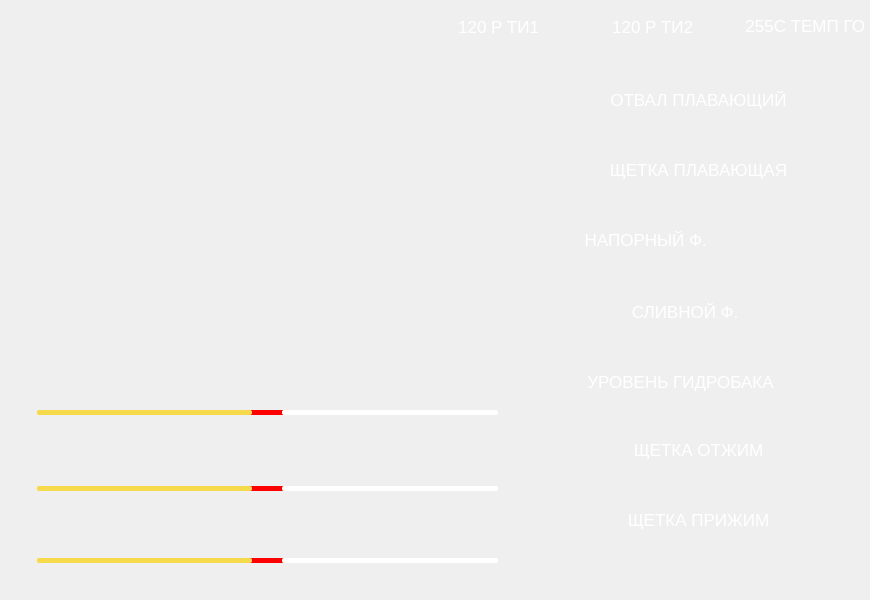
<?xml version="1.0" encoding="UTF-8"?>
<ui version="4.0">
 <class>ServiceDevicesHydraulicsLeftForm</class>
 <widget class="QWidget" name="ServiceDevicesHydraulicsLeftForm">
  <property name="geometry">
   <rect>
    <x>0</x>
    <y>0</y>
    <width>870</width>
    <height>600</height>
   </rect>
  </property>
  <property name="windowTitle">
   <string>Form</string>
  </property>
  <widget class="QFrame" name="frame_background">
   <property name="geometry">
    <rect>
     <x>0</x>
     <y>0</y>
     <width>870</width>
     <height>600</height>
    </rect>
   </property>
   <property name="styleSheet">
    <string notr="true">QFrame#frame_background
{
	background-image: url(:/Images/Images/service/devices/hydraulics/backgrounds/service_valve_sub-background_hydraulics.png);
}</string>
   </property>
   <property name="frameShape">
    <enum>QFrame::NoFrame</enum>
   </property>
   <property name="frameShadow">
    <enum>QFrame::Plain</enum>
   </property>
   <widget class="QLabel" name="label_drainFilter1">
    <property name="geometry">
     <rect>
      <x>774</x>
      <y>294</y>
      <width>33</width>
      <height>33</height>
     </rect>
    </property>
    <property name="styleSheet">
     <string notr="true">border-style:none;
outline: none;
background-image: url(:/Images/Images/service/buttons/service_indication_off.png);</string>
    </property>
    <property name="text">
     <string/>
    </property>
   </widget>
   <widget class="QLabel" name="label_drainFilter">
    <property name="geometry">
     <rect>
      <x>580</x>
      <y>284</y>
      <width>241</width>
      <height>55</height>
     </rect>
    </property>
    <property name="font">
     <font>
      <pointsize>13</pointsize>
     </font>
    </property>
    <property name="styleSheet">
     <string notr="true">	border-style:none;
	outline: none;
	background-image: url(:/Images/Images/service/buttons/service_button_off.png);
	color: white;</string>
    </property>
    <property name="text">
     <string>           СЛИВНОЙ Ф.</string>
    </property>
   </widget>
   <widget class="QLabel" name="label_powerFilter3">
    <property name="geometry">
     <rect>
      <x>780</x>
      <y>222</y>
      <width>33</width>
      <height>33</height>
     </rect>
    </property>
    <property name="styleSheet">
     <string notr="true">border-style:none;
outline: none;
background-image: url(:/Images/Images/service/buttons/service_indication_off.png);</string>
    </property>
    <property name="text">
     <string/>
    </property>
   </widget>
   <widget class="QLabel" name="label_powerFilter">
    <property name="geometry">
     <rect>
      <x>580</x>
      <y>212</y>
      <width>241</width>
      <height>55</height>
     </rect>
    </property>
    <property name="font">
     <font>
      <pointsize>13</pointsize>
     </font>
    </property>
    <property name="styleSheet">
     <string notr="true">	border-style:none;
	outline: none;
	background-image: url(:/Images/Images/service/buttons/service_button_off.png);
	color: white;</string>
    </property>
    <property name="text">
     <string> НАПОРНЫЙ Ф.</string>
    </property>
   </widget>
   <widget class="QLabel" name="label_hydraulicTemperature">
    <property name="geometry">
     <rect>
      <x>714</x>
      <y>12</y>
      <width>151</width>
      <height>27</height>
     </rect>
    </property>
    <property name="font">
     <font>
      <pointsize>13</pointsize>
     </font>
    </property>
    <property name="styleSheet">
     <string notr="true">	border-style:none;
	outline: none;
	color: white;</string>
    </property>
    <property name="text">
     <string>255С ТЕМП ГО</string>
    </property>
    <property name="alignment">
     <set>Qt::AlignRight|Qt::AlignTrailing|Qt::AlignVCenter</set>
    </property>
   </widget>
   <widget class="QPushButton" name="pushButton_dumpDown">
    <property name="geometry">
     <rect>
      <x>36</x>
      <y>70</y>
      <width>55</width>
      <height>55</height>
     </rect>
    </property>
    <property name="styleSheet">
     <string notr="true">QPushButton
{
	border-style:none;
	outline: none;
}

QPushButton::pressed
{
	border-style:none;
	outline: none;
	background-image: url(:/Images/Images/service/buttons/service_button_arrow_down_on.png);
}</string>
    </property>
    <property name="text">
     <string/>
    </property>
    <property name="checkable">
     <bool>false</bool>
    </property>
    <property name="checked">
     <bool>false</bool>
    </property>
   </widget>
   <widget class="QPushButton" name="pushButton_dumpUp">
    <property name="geometry">
     <rect>
      <x>456</x>
      <y>72</y>
      <width>55</width>
      <height>55</height>
     </rect>
    </property>
    <property name="styleSheet">
     <string notr="true">QPushButton
{
	border-style:none;
	outline: none;
}

QPushButton::pressed
{
	border-style:none;
	outline: none;
	background-image: url(:/Images/Images/service/buttons/service_button_arrow_up_on.png);
}</string>
    </property>
    <property name="text">
     <string/>
    </property>
    <property name="checkable">
     <bool>false</bool>
    </property>
    <property name="checked">
     <bool>false</bool>
    </property>
   </widget>
   <widget class="QPushButton" name="pushButton_dumpRight">
    <property name="geometry">
     <rect>
      <x>362</x>
      <y>70</y>
      <width>55</width>
      <height>55</height>
     </rect>
    </property>
    <property name="styleSheet">
     <string notr="true">QPushButton
{
	border-style:none;
	outline: none;
}

QPushButton::pressed
{
	border-style:none;
	outline: none;
	background-image: url(:/Images/Images/service/buttons/service_button_arrow_right_on.png);
}</string>
    </property>
    <property name="text">
     <string/>
    </property>
    <property name="checkable">
     <bool>false</bool>
    </property>
    <property name="checked">
     <bool>false</bool>
    </property>
   </widget>
   <widget class="QPushButton" name="pushButton_dumpLeft">
    <property name="geometry">
     <rect>
      <x>132</x>
      <y>70</y>
      <width>55</width>
      <height>55</height>
     </rect>
    </property>
    <property name="styleSheet">
     <string notr="true">QPushButton
{
	border-style:none;
	outline: none;
}

QPushButton::pressed
{
	border-style:none;
	outline: none;
	background-image: url(:/Images/Images/service/buttons/service_button_arrow_left_on.png);
}</string>
    </property>
    <property name="text">
     <string/>
    </property>
    <property name="checkable">
     <bool>false</bool>
    </property>
    <property name="checked">
     <bool>false</bool>
    </property>
   </widget>
   <widget class="QSlider" name="horizontalSlider_broomRotateLeft">
    <property name="geometry">
     <rect>
      <x>22</x>
      <y>390</y>
      <width>491</width>
      <height>45</height>
     </rect>
    </property>
    <property name="styleSheet">
     <string notr="true">QSlider
{
  min-height: 45px;
  max-height: 45px;
  height:45px;
}
QSlider::groove:horizontal 
{
  color: #0000FF;
  background-color: #FF0000;
  border: 0px solid;
  height: 5px;
  margin: 0 35px;
}
QSlider::handle:horizontal 
{
border-radius: 1px;
  margin: -50px -35px;
  width 70px;
  height 70px;
	image: url(:/Images/Images/service/buttons/service_slider.png);
border: 5px solid transparent;
}
QSlider::add-page {
    background: white;
}

QSlider::sub-page {
    background: rgb(247,218,75);
}

QSlider::sub-page:horizontal,
QSlider::add-page:horizontal {
    margin: 0 15px; /* визуальные края, не реальные */
    border-radius: 2px;
}</string>
    </property>
    <property name="value">
     <number>49</number>
    </property>
    <property name="orientation">
     <enum>Qt::Horizontal</enum>
    </property>
   </widget>
   <widget class="QSlider" name="horizontalSlider_broomRotateRight">
    <property name="geometry">
     <rect>
      <x>22</x>
      <y>466</y>
      <width>491</width>
      <height>45</height>
     </rect>
    </property>
    <property name="styleSheet">
     <string notr="true">QSlider
{
  min-height: 45px;
  max-height: 45px;
  height:45px;
}
QSlider::groove:horizontal 
{
  color: #0000FF;
  background-color: #FF0000;
  border: 0px solid;
  height: 5px;
  margin: 0 35px;
}
QSlider::handle:horizontal 
{
border-radius: 1px;
  margin: -50px -35px;
  width 70px;
  height 70px;
	image: url(:/Images/Images/service/buttons/service_slider.png);
border: 5px solid transparent;
}
QSlider::add-page {
    background: white;
}

QSlider::sub-page {
    background: rgb(247,218,75);
}

QSlider::sub-page:horizontal,
QSlider::add-page:horizontal {
    margin: 0 15px; /* визуальные края, не реальные */
    border-radius: 2px;
}</string>
    </property>
    <property name="value">
     <number>49</number>
    </property>
    <property name="orientation">
     <enum>Qt::Horizontal</enum>
    </property>
   </widget>
   <widget class="QSlider" name="horizontalSlider_fanRotateRight">
    <property name="geometry">
     <rect>
      <x>22</x>
      <y>538</y>
      <width>491</width>
      <height>45</height>
     </rect>
    </property>
    <property name="styleSheet">
     <string notr="true">QSlider
{
  min-height: 45px;
  max-height: 45px;
  height:45px;
}
QSlider::groove:horizontal 
{
  color: #0000FF;
  background-color: #FF0000;
  border: 0px solid;
  height: 5px;
  margin: 0 35px;
}
QSlider::handle:horizontal 
{
border-radius: 1px;
  margin: -50px -35px;
  width 70px;
  height 70px;
	image: url(:/Images/Images/service/buttons/service_slider.png);
border: 5px solid transparent;
}
QSlider::add-page {
    background: white;
}

QSlider::sub-page {
    background: rgb(247,218,75);
}

QSlider::sub-page:horizontal,
QSlider::add-page:horizontal {
    margin: 0 15px; /* визуальные края, не реальные */
    border-radius: 2px;
}</string>
    </property>
    <property name="value">
     <number>49</number>
    </property>
    <property name="orientation">
     <enum>Qt::Horizontal</enum>
    </property>
   </widget>
   <widget class="QLabel" name="label_hydraulicLevel1">
    <property name="geometry">
     <rect>
      <x>774</x>
      <y>364</y>
      <width>33</width>
      <height>33</height>
     </rect>
    </property>
    <property name="styleSheet">
     <string notr="true">border-style:none;
outline: none;
background-image: url(:/Images/Images/service/buttons/service_indication_off.png);</string>
    </property>
    <property name="text">
     <string/>
    </property>
   </widget>
   <widget class="QLabel" name="label_hydraulicLevel">
    <property name="geometry">
     <rect>
      <x>578</x>
      <y>354</y>
      <width>241</width>
      <height>55</height>
     </rect>
    </property>
    <property name="font">
     <font>
      <pointsize>13</pointsize>
     </font>
    </property>
    <property name="styleSheet">
     <string notr="true">	border-style:none;
	outline: none;
	background-image: url(:/Images/Images/service/buttons/service_button_off.png);
	color: white;</string>
    </property>
    <property name="text">
     <string>  УРОВЕНЬ ГИДРОБАКА</string>
    </property>
   </widget>
   <widget class="QLabel" name="label_hydraulicPressure">
    <property name="geometry">
     <rect>
      <x>388</x>
      <y>12</y>
      <width>151</width>
      <height>29</height>
     </rect>
    </property>
    <property name="font">
     <font>
      <pointsize>13</pointsize>
     </font>
    </property>
    <property name="styleSheet">
     <string notr="true">	border-style:none;
	outline: none;
	color: white;</string>
    </property>
    <property name="text">
     <string>120 P ТИ1</string>
    </property>
    <property name="alignment">
     <set>Qt::AlignRight|Qt::AlignTrailing|Qt::AlignVCenter</set>
    </property>
   </widget>
   <widget class="QPushButton" name="pushButton_broomUp">
    <property name="geometry">
     <rect>
      <x>456</x>
      <y>146</y>
      <width>55</width>
      <height>55</height>
     </rect>
    </property>
    <property name="styleSheet">
     <string notr="true">QPushButton
{
	border-style:none;
	outline: none;
}

QPushButton::pressed
{
	border-style:none;
	outline: none;
	background-image: url(:/Images/Images/service/buttons/service_button_arrow_up_on.png);
}</string>
    </property>
    <property name="text">
     <string/>
    </property>
    <property name="checkable">
     <bool>false</bool>
    </property>
    <property name="checked">
     <bool>false</bool>
    </property>
   </widget>
   <widget class="QPushButton" name="pushButton_broomLeft">
    <property name="geometry">
     <rect>
      <x>132</x>
      <y>144</y>
      <width>55</width>
      <height>55</height>
     </rect>
    </property>
    <property name="styleSheet">
     <string notr="true">QPushButton
{
	border-style:none;
	outline: none;
}

QPushButton::pressed
{
	border-style:none;
	outline: none;
	background-image: url(:/Images/Images/service/buttons/service_button_arrow_left_on.png);
}</string>
    </property>
    <property name="text">
     <string/>
    </property>
    <property name="checkable">
     <bool>false</bool>
    </property>
    <property name="checked">
     <bool>false</bool>
    </property>
   </widget>
   <widget class="QPushButton" name="pushButton_broomRight">
    <property name="geometry">
     <rect>
      <x>362</x>
      <y>144</y>
      <width>55</width>
      <height>55</height>
     </rect>
    </property>
    <property name="styleSheet">
     <string notr="true">QPushButton
{
	border-style:none;
	outline: none;
}

QPushButton::pressed
{
	border-style:none;
	outline: none;
	background-image: url(:/Images/Images/service/buttons/service_button_arrow_right_on.png);
}</string>
    </property>
    <property name="text">
     <string/>
    </property>
    <property name="checkable">
     <bool>false</bool>
    </property>
    <property name="checked">
     <bool>false</bool>
    </property>
   </widget>
   <widget class="QPushButton" name="pushButton_broomDown">
    <property name="geometry">
     <rect>
      <x>36</x>
      <y>144</y>
      <width>55</width>
      <height>55</height>
     </rect>
    </property>
    <property name="styleSheet">
     <string notr="true">QPushButton
{
	border-style:none;
	outline: none;
}

QPushButton::pressed
{
	border-style:none;
	outline: none;
	background-image: url(:/Images/Images/service/buttons/service_button_arrow_down_on.png);
}</string>
    </property>
    <property name="text">
     <string/>
    </property>
    <property name="checkable">
     <bool>false</bool>
    </property>
    <property name="checked">
     <bool>false</bool>
    </property>
   </widget>
   <widget class="QPushButton" name="pushButton_blowUp">
    <property name="geometry">
     <rect>
      <x>456</x>
      <y>216</y>
      <width>55</width>
      <height>55</height>
     </rect>
    </property>
    <property name="styleSheet">
     <string notr="true">QPushButton
{
	border-style:none;
	outline: none;
}

QPushButton::pressed
{
	border-style:none;
	outline: none;
	background-image: url(:/Images/Images/service/buttons/service_button_arrow_up_on.png);
}</string>
    </property>
    <property name="text">
     <string/>
    </property>
    <property name="checkable">
     <bool>false</bool>
    </property>
    <property name="checked">
     <bool>false</bool>
    </property>
   </widget>
   <widget class="QPushButton" name="pushButton_blowRight">
    <property name="geometry">
     <rect>
      <x>362</x>
      <y>214</y>
      <width>55</width>
      <height>55</height>
     </rect>
    </property>
    <property name="styleSheet">
     <string notr="true">QPushButton
{
	border-style:none;
	outline: none;
}

QPushButton::pressed
{
	border-style:none;
	outline: none;
	background-image: url(:/Images/Images/service/buttons/service_button_arrow_right_on.png);
}</string>
    </property>
    <property name="text">
     <string/>
    </property>
    <property name="checkable">
     <bool>false</bool>
    </property>
    <property name="checked">
     <bool>false</bool>
    </property>
   </widget>
   <widget class="QPushButton" name="pushButton_blowDown">
    <property name="geometry">
     <rect>
      <x>36</x>
      <y>214</y>
      <width>55</width>
      <height>55</height>
     </rect>
    </property>
    <property name="styleSheet">
     <string notr="true">QPushButton
{
	border-style:none;
	outline: none;
}

QPushButton::pressed
{
	border-style:none;
	outline: none;
	background-image: url(:/Images/Images/service/buttons/service_button_arrow_down_on.png);
}</string>
    </property>
    <property name="text">
     <string/>
    </property>
    <property name="checkable">
     <bool>false</bool>
    </property>
    <property name="checked">
     <bool>false</bool>
    </property>
   </widget>
   <widget class="QPushButton" name="pushButton_blowLeft">
    <property name="geometry">
     <rect>
      <x>132</x>
      <y>214</y>
      <width>55</width>
      <height>55</height>
     </rect>
    </property>
    <property name="styleSheet">
     <string notr="true">QPushButton
{
	border-style:none;
	outline: none;
}

QPushButton::pressed
{
	border-style:none;
	outline: none;
	background-image: url(:/Images/Images/service/buttons/service_button_arrow_left_on.png);
}</string>
    </property>
    <property name="text">
     <string/>
    </property>
    <property name="checkable">
     <bool>false</bool>
    </property>
    <property name="checked">
     <bool>false</bool>
    </property>
   </widget>
   <widget class="QPushButton" name="pushButton_magnetUp">
    <property name="geometry">
     <rect>
      <x>454</x>
      <y>290</y>
      <width>55</width>
      <height>55</height>
     </rect>
    </property>
    <property name="styleSheet">
     <string notr="true">QPushButton
{
	border-style:none;
	outline: none;
}

QPushButton::pressed
{
	border-style:none;
	outline: none;
	background-image: url(:/Images/Images/service/buttons/service_button_arrow_up_on.png);
}</string>
    </property>
    <property name="text">
     <string/>
    </property>
    <property name="checkable">
     <bool>false</bool>
    </property>
    <property name="checked">
     <bool>false</bool>
    </property>
   </widget>
   <widget class="QPushButton" name="pushButton_magnetDown">
    <property name="geometry">
     <rect>
      <x>34</x>
      <y>288</y>
      <width>55</width>
      <height>55</height>
     </rect>
    </property>
    <property name="styleSheet">
     <string notr="true">QPushButton
{
	border-style:none;
	outline: none;
}

QPushButton::pressed
{
	border-style:none;
	outline: none;
	background-image: url(:/Images/Images/service/buttons/service_button_arrow_down_on.png);
}</string>
    </property>
    <property name="text">
     <string/>
    </property>
    <property name="checkable">
     <bool>false</bool>
    </property>
    <property name="checked">
     <bool>false</bool>
    </property>
   </widget>
   <widget class="QLabel" name="label_hydraulicPressure2">
    <property name="geometry">
     <rect>
      <x>544</x>
      <y>12</y>
      <width>149</width>
      <height>29</height>
     </rect>
    </property>
    <property name="font">
     <font>
      <pointsize>13</pointsize>
     </font>
    </property>
    <property name="styleSheet">
     <string notr="true">	border-style:none;
	outline: none;
	color: white;</string>
    </property>
    <property name="text">
     <string>120 P ТИ2</string>
    </property>
    <property name="alignment">
     <set>Qt::AlignRight|Qt::AlignTrailing|Qt::AlignVCenter</set>
    </property>
   </widget>
   <widget class="QPushButton" name="pushButton_dumpFlow">
    <property name="geometry">
     <rect>
      <x>578</x>
      <y>72</y>
      <width>241</width>
      <height>55</height>
     </rect>
    </property>
    <property name="font">
     <font>
      <pointsize>13</pointsize>
     </font>
    </property>
    <property name="styleSheet">
     <string notr="true">QPushButton
{
	border-style:none;
	outline: none;
	background-image: url(:/Images/Images/service/buttons/service_button_off.png);
	color: white;
}

QPushButton::checked
{
	border-style:none;
	outline: none;
	background-image: url(:/Images/Images/service/buttons/service_button_on.png);
	color: black;
}</string>
    </property>
    <property name="text">
     <string>ОТВАЛ ПЛАВАЮЩИЙ</string>
    </property>
    <property name="checkable">
     <bool>true</bool>
    </property>
    <property name="checked">
     <bool>false</bool>
    </property>
   </widget>
   <widget class="QPushButton" name="pushButton_broomFlow">
    <property name="geometry">
     <rect>
      <x>578</x>
      <y>142</y>
      <width>241</width>
      <height>55</height>
     </rect>
    </property>
    <property name="font">
     <font>
      <pointsize>13</pointsize>
     </font>
    </property>
    <property name="styleSheet">
     <string notr="true">QPushButton
{
	border-style:none;
	outline: none;
	background-image: url(:/Images/Images/service/buttons/service_button_off.png);
	color: white;
}

QPushButton::checked
{
	border-style:none;
	outline: none;
	background-image: url(:/Images/Images/service/buttons/service_button_on.png);
	color: black;
}</string>
    </property>
    <property name="text">
     <string>ЩЕТКА ПЛАВАЮЩАЯ</string>
    </property>
    <property name="checkable">
     <bool>true</bool>
    </property>
    <property name="checked">
     <bool>false</bool>
    </property>
   </widget>
   <widget class="QLabel" name="label_powerFilter2">
    <property name="geometry">
     <rect>
      <x>748</x>
      <y>222</y>
      <width>33</width>
      <height>33</height>
     </rect>
    </property>
    <property name="styleSheet">
     <string notr="true">border-style:none;
outline: none;
background-image: url(:/Images/Images/service/buttons/service_indication_off.png);</string>
    </property>
    <property name="text">
     <string/>
    </property>
   </widget>
   <widget class="QLabel" name="label_powerFilter1">
    <property name="geometry">
     <rect>
      <x>716</x>
      <y>222</y>
      <width>33</width>
      <height>33</height>
     </rect>
    </property>
    <property name="styleSheet">
     <string notr="true">border-style:none;
outline: none;
background-image: url(:/Images/Images/service/buttons/service_indication_off.png);</string>
    </property>
    <property name="text">
     <string/>
    </property>
   </widget>
   <widget class="QPushButton" name="pushButton_broomPressUp">
    <property name="geometry">
     <rect>
      <x>578</x>
      <y>422</y>
      <width>241</width>
      <height>55</height>
     </rect>
    </property>
    <property name="font">
     <font>
      <pointsize>13</pointsize>
     </font>
    </property>
    <property name="styleSheet">
     <string notr="true">QPushButton
{
	border-style:none;
	outline: none;
	background-image: url(:/Images/Images/service/buttons/service_button_off.png);
	color: white;
}

QPushButton::pressed
{
	border-style:none;
	outline: none;
	background-image: url(:/Images/Images/service/buttons/service_button_on.png);
	color: black;
}</string>
    </property>
    <property name="text">
     <string>ЩЕТКА ОТЖИМ</string>
    </property>
    <property name="checkable">
     <bool>false</bool>
    </property>
    <property name="checked">
     <bool>false</bool>
    </property>
   </widget>
   <widget class="QPushButton" name="pushButton_broomPressDown">
    <property name="geometry">
     <rect>
      <x>578</x>
      <y>492</y>
      <width>241</width>
      <height>55</height>
     </rect>
    </property>
    <property name="font">
     <font>
      <pointsize>13</pointsize>
     </font>
    </property>
    <property name="styleSheet">
     <string notr="true">QPushButton
{
	border-style:none;
	outline: none;
	background-image: url(:/Images/Images/service/buttons/service_button_off.png);
	color: white;
}

QPushButton::pressed
{
	border-style:none;
	outline: none;
	background-image: url(:/Images/Images/service/buttons/service_button_on.png);
	color: black;
}</string>
    </property>
    <property name="text">
     <string>ЩЕТКА ПРИЖИМ</string>
    </property>
    <property name="checkable">
     <bool>false</bool>
    </property>
    <property name="checked">
     <bool>false</bool>
    </property>
   </widget>
   <zorder>label_drainFilter</zorder>
   <zorder>label_drainFilter1</zorder>
   <zorder>label_powerFilter</zorder>
   <zorder>label_powerFilter3</zorder>
   <zorder>label_hydraulicTemperature</zorder>
   <zorder>pushButton_dumpDown</zorder>
   <zorder>pushButton_dumpUp</zorder>
   <zorder>pushButton_dumpRight</zorder>
   <zorder>pushButton_dumpLeft</zorder>
   <zorder>horizontalSlider_broomRotateLeft</zorder>
   <zorder>horizontalSlider_broomRotateRight</zorder>
   <zorder>horizontalSlider_fanRotateRight</zorder>
   <zorder>label_hydraulicLevel</zorder>
   <zorder>label_hydraulicLevel1</zorder>
   <zorder>label_hydraulicPressure</zorder>
   <zorder>pushButton_broomUp</zorder>
   <zorder>pushButton_broomLeft</zorder>
   <zorder>pushButton_broomRight</zorder>
   <zorder>pushButton_broomDown</zorder>
   <zorder>pushButton_blowUp</zorder>
   <zorder>pushButton_blowRight</zorder>
   <zorder>pushButton_blowDown</zorder>
   <zorder>pushButton_blowLeft</zorder>
   <zorder>pushButton_magnetUp</zorder>
   <zorder>pushButton_magnetDown</zorder>
   <zorder>label_hydraulicPressure2</zorder>
   <zorder>pushButton_dumpFlow</zorder>
   <zorder>pushButton_broomFlow</zorder>
   <zorder>label_powerFilter2</zorder>
   <zorder>label_powerFilter1</zorder>
   <zorder>pushButton_broomPressUp</zorder>
   <zorder>pushButton_broomPressDown</zorder>
  </widget>
 </widget>
 <resources/>
 <connections/>
</ui>
